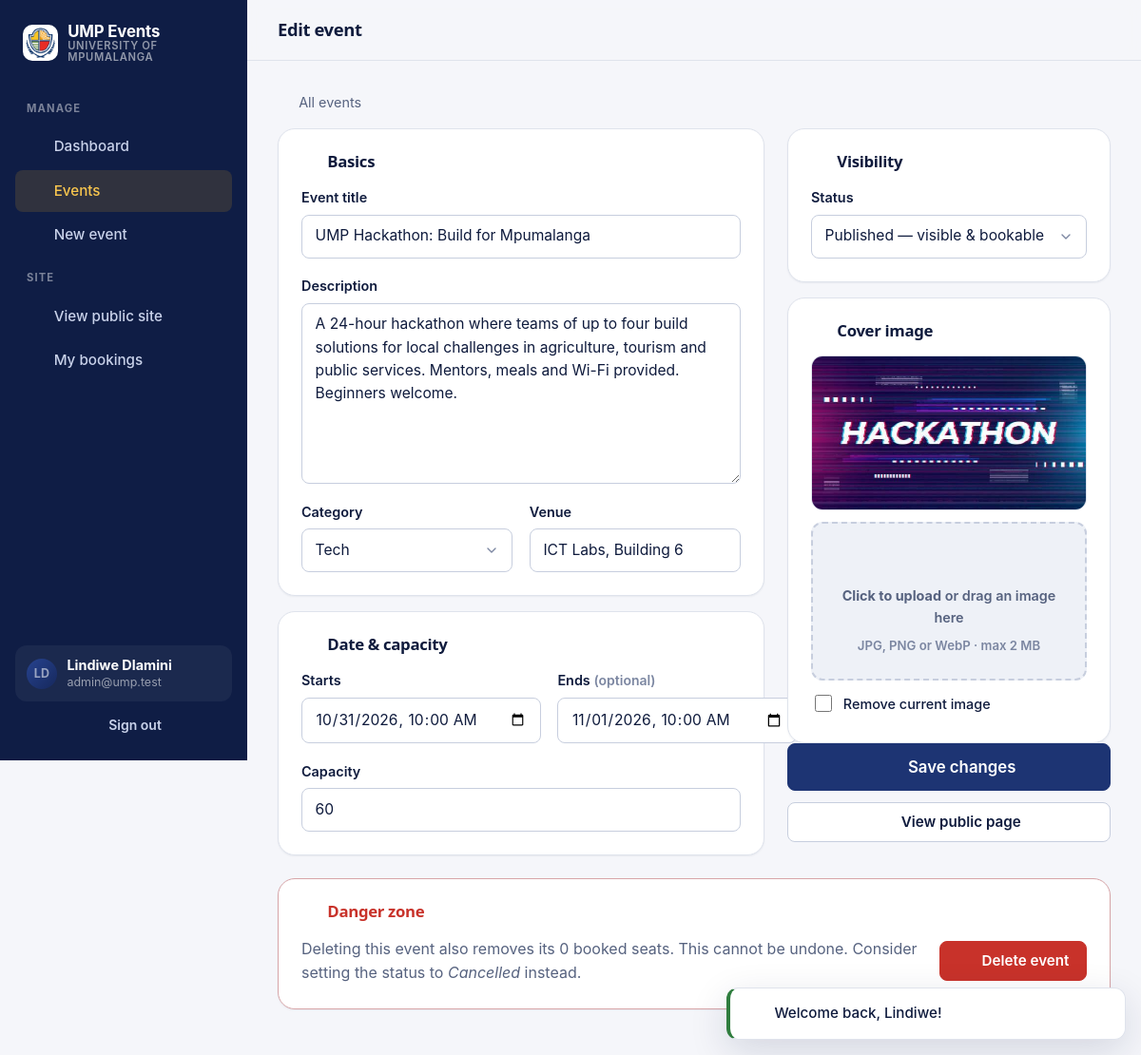
Page /admin/events/2/edit (signed in) on the committed database.
### tables this page shows
CREATE TABLE `users` (
  `id`            INT UNSIGNED NOT NULL AUTO_INCREMENT,
  `full_name`     VARCHAR(100) NOT NULL,
  `email`         VARCHAR(120) NOT NULL,
  `password_hash` VARCHAR(255) NOT NULL,
  `role`          ENUM('user', 'admin') NOT NULL DEFAULT 'user',
  `created_at`    DATETIME NOT NULL DEFAULT CURRENT_TIMESTAMP,
  `updated_at`    DATETIME NOT NULL DEFAULT CURRENT_TIMESTAMP ON UPDATE CURRENT_TIMESTAMP,
  PRIMARY KEY (`id`),
  UNIQUE KEY `users_email_unique` (`email`)
);

CREATE TABLE `events` (
  `id`          INT UNSIGNED NOT NULL AUTO_INCREMENT,
  `title`       VARCHAR(150) NOT NULL,
  `slug`        VARCHAR(170) NOT NULL,
  `description` TEXT NOT NULL,
  `category`    VARCHAR(30) NOT NULL DEFAULT 'social',
  `venue`       VARCHAR(120) NOT NULL,
  `starts_at`   DATETIME NOT NULL,
  `ends_at`     DATETIME NULL,
  `capacity`    INT UNSIGNED NOT NULL DEFAULT 100,
  `image_path`  VARCHAR(255) NULL,
  `status`      ENUM('published', 'draft', 'cancelled') NOT NULL DEFAULT 'published',
  `created_by`  INT UNSIGNED NULL,
  `created_at`  DATETIME NOT NULL DEFAULT CURRENT_TIMESTAMP,
  `updated_at`  DATETIME NOT NULL DEFAULT CURRENT_TIMESTAMP ON UPDATE CURRENT_TIMESTAMP,
  PRIMARY KEY (`id`),
  UNIQUE KEY `events_slug_unique` (`slug`),
  KEY `events_status_starts_at_index` (`status`, `starts_at`),
  CONSTRAINT `events_created_by_fk` FOREIGN KEY (`created_by`) REFERENCES `users` (`id`) ON DELETE SET NULL,
  CONSTRAINT `events_capacity_check` CHECK (`capacity` > 0)
);

### views/admin/events/form.php (the view, shortened to what the rows shown need)
<?php
$isEdit = $event !== null;
$dt = static fn (?string $v) => $v ? (new DateTimeImmutable($v))->format('Y-m-d\TH:i') : '';
$val = static fn (string $key, string $default = '') => old($key, $isEdit ? (string) ($event[$key] ?? '') : $default);
$action = $isEdit ? url('/admin/events/' . $event['id']) : url('/admin/events');
$image = $isEdit ? event_image($event['image_path']) : null;
?>
<form method="post" action="<?= $action ?>" enctype="multipart/form-data" novalidate data-loading-form id="event-form">
  <div class="form-layout">
    <div class="stack">
      <section class="card card-body">
        <h2 class="card-title"><?= icon('info') ?> Basics</h2>
        <div class="field">
          <label for="title">Event title</label>
          <input class="input" id="title" name="title" value="<?= e($val('title')) ?>" maxlength="150" required <?= invalid('title') ?>>
        </div>
        <div class="field">
          <label for="description">Description</label>
          <textarea class="input" id="description" name="description" rows="7" maxlength="5000" required <?= invalid('description') ?>><?= e($val('description')) ?></textarea>
        </div>
        <div class="field-row">
          <div class="field">
            <label for="category">Category</label>
            <select class="input" id="category" name="category" required <?= invalid('category') ?>>
              <?php foreach ($categories as $key => [$label]): ?>
                <option value="<?= e($key) ?>" <?= $val('category', 'social') === $key ? 'selected' : '' ?>><?= e($label) ?></option>
              <?php endforeach; ?>
            </select>
          </div>
          <div class="field">
            <label for="venue">Venue</label>
            <input class="input" id="venue" name="venue" value="<?= e($val('venue')) ?>" maxlength="120" required placeholder="e.g. Great Hall" <?= invalid('venue') ?>>
          </div>
        </div>
      </section>
      <section class="card card-body">
        <h2 class="card-title"><?= icon('calendar') ?> Date &amp; capacity</h2>
        <div class="field-row">
          <div class="field">
            <label for="starts_at">Starts</label>
            <input class="input" id="starts_at" name="starts_at" type="datetime-local" value="<?= e(old('starts_at', $isEdit ? $dt($event['starts_at']) : '')) ?>" required <?= invalid('starts_at') ?>>
          </div>
          <div class="field">
            <label for="ends_at">Ends <span class="subtle">(optional)</span></label>
            <input class="input" id="ends_at" name="ends_at" type="datetime-local" value="<?= e(old('ends_at', $isEdit ? $dt($event['ends_at']) : '')) ?>" <?= invalid('ends_at') ?>>
          </div>
        </div>
        <div class="field">
          <label for="capacity">Capacity</label>
          <input class="input" id="capacity" name="capacity" type="number" min="1" max="100000" value="<?= e($val('capacity', '100')) ?>" required <?= invalid('capacity') ?>>
        </div>
      </section>
    </div>
    <div class="stack">
      <section class="card card-body">
        <h2 class="card-title"><?= icon('sliders') ?> Visibility</h2>
        <div class="field">
          <label for="status">Status</label>
          <select class="input" id="status" name="status" <?= invalid('status') ?>>
            <option value="published" <?= $val('status', 'published') === 'published' ? 'selected' : '' ?>>Published — visible &amp; bookable</option>
          </select>
        </div>
      </section>
      <section class="card card-body">
        <h2 class="card-title"><?= icon('image') ?> Cover image</h2>
        <div class="image-preview" data-image-preview <?= $image ? '' : 'hidden' ?>>
          <img src="<?= e($image ?? '') ?>" alt="Cover preview">
        </div>
      </section>
    </div>
  </div>
</form>
<?php if ($isEdit): ?>
  <section class="card card-body danger-zone">
    <h2 class="card-title"><?= icon('alert-triangle') ?> Danger zone</h2>
  </section>
<?php endif; ?>

### views/layouts/admin.php (shortened to what the rows shown need)
<?php $user = auth(); ?>
<!doctype html>
<html lang="en">
<head>
  <?= App\Core\View::partial('head', get_defined_vars()) ?>
</head>
<body>
<div class="admin">
  <aside class="sidebar" id="admin-sidebar" aria-label="Admin">
    <div class="sidebar-foot">
      <div class="user">
        <span class="avatar"><?= e(initials($user['full_name'])) ?></span>
        <div>
          <strong><?= e($user['full_name']) ?></strong>
          <span><?= e($user['email']) ?></span>
        </div>
      </div>
    </div>
  </aside>
  <div class="admin-main">
    <header class="admin-top">
      <h1><?= e($pageTitle ?? 'Admin') ?></h1>
    </header>
    <main class="admin-content" id="main">
      <?= $content ?>
    </main>
  </div>
</div>
</body>
</html>

### rows in the picture
users: full_name "LD", full_name "Lindiwe Dlamini", email "admin@ump.test"
events: title "UMP Hackathon: Build for Mpumalanga", description "A 24-hour hackathon where teams of up to four build solutions for local challenges in agriculture, tourism and public services. Mentors, meals and Wi-Fi provided. Beginners welcome.", category "Tech", venue "ICT Labs, Building 6", starts_at "10/31/2026 10:00", ends_at "11/01/2026 10:00", capacity "60", status "Published — visible & bookable", image_path (picture)

### other values in the picture
config('app.name') "UMP Events"
$pageTitle "Edit event"
$maxMb "2"
pluralize((int) $event['seats_taken'], 'booked seat') "0 booked seats"
$message "Welcome back, Lindiwe!"
